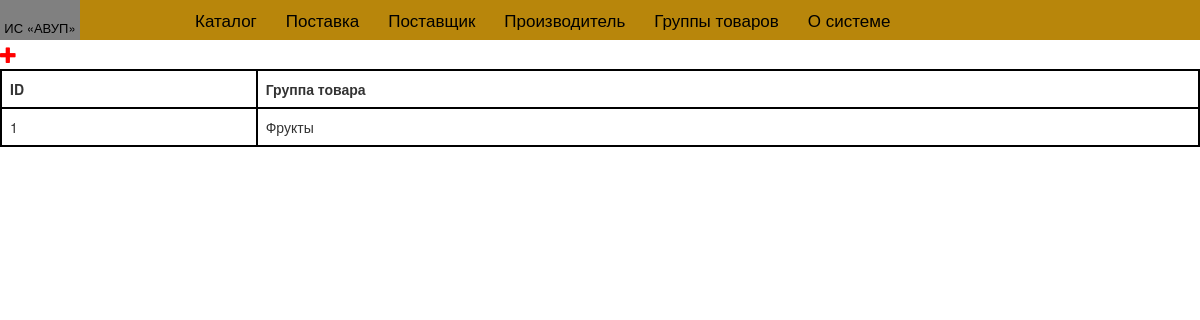
The page /groups_list on the database as committed earlier.
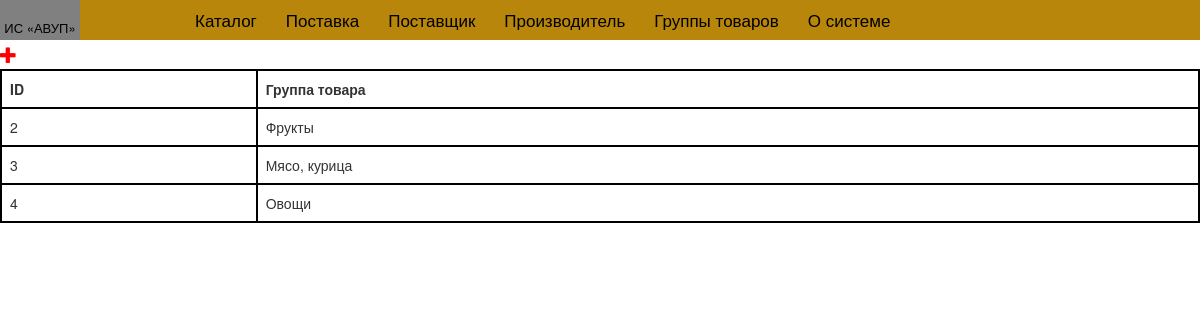
The same page on the database as committed later.
### system/models.py (models this page shows, shortened)
class Groups(models.Model):
    class Meta:
        db_table = "groups_products"
    groups_products = models.CharField('Группа товара', max_length= 200)

### system/views.py (the view)
# urls.py: url(r'^groups_list$', views.groups_list, name='groups_list'),
def groups_list(request):
    groups = Groups.objects.all()
    return render(request, "groups_list.html", locals())

### system/templates/groups_list.html
{% extends 'base.html' %}
{% block content %}
    <a href="{% url 'new_group' %}" class="new_product"><span class="glyphicon glyphicon-plus"></span></a>
      <table class="table">
          <tr ><th>ID</th><th>Группа товара</th>
          {% for i in groups %}
                    <tr>
                        <td>{{ i.id }}</td>
                        <td>{{ i.groups_products }}</td>
                    </tr>
                    {% endfor %}
                 </table>
{% endblock %}

Rows that differ between the two databases and show on the page:
removed Groups: id "1", groups_products "Фрукты"
added Groups: id "2", groups_products "Фрукты"
added Groups: id "3", groups_products "Мясо, курица"
added Groups: id "4", groups_products "Овощи"
